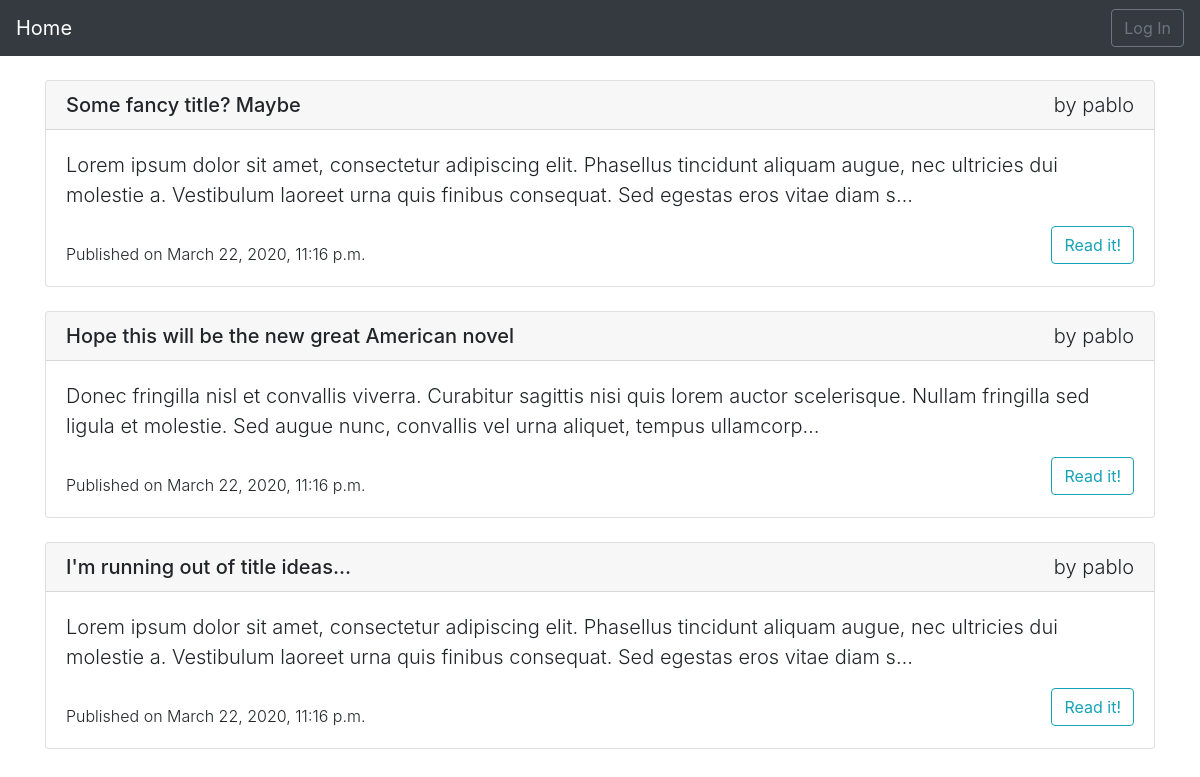
Before: / with the older database file.
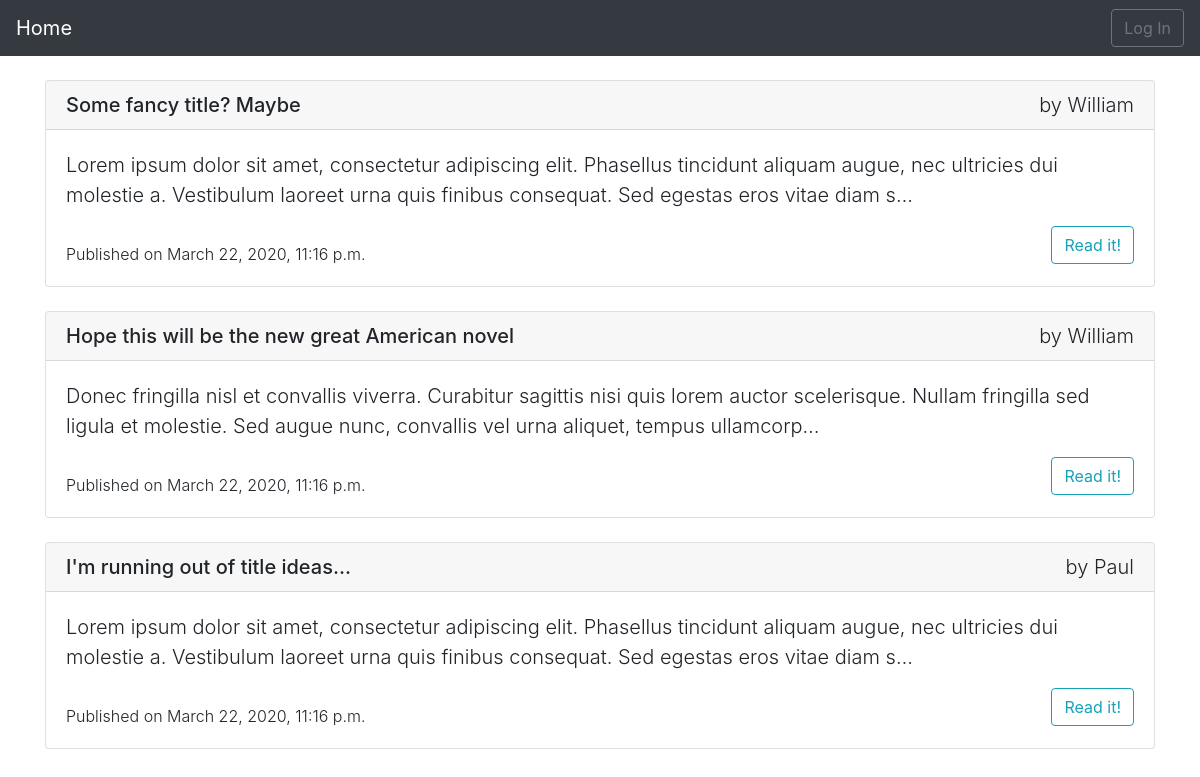
After: the same page with the newer database file.
### blog/models.py (models this page shows, shortened)
class Post(models.Model):
    title = models.CharField(max_length=200)
    author = models.ForeignKey(
        'auth.User',
        on_delete=models.CASCADE
    )
    body = models.TextField()
    date = models.DateTimeField(auto_now_add=True,)

### blog/views.py (the view)
# urls.py: path('', BlogListView.as_view(), name='home'),
class BlogListView(ListView):
	model = Post
	template_name = 'home.html'

### templates/home.html
{% extends 'base.html' %}
{% block content %}
    {% for post in object_list %}
        <div class="card mb-4">
            <h5 class="card-header">
                <div class="float-left">{{ post.title }}</div>
                <div class="float-right font-weight-light">by {{ post.author }}</div>
            </h5>
            <div class="card-body">
                <p class="card-text lead">{{ post.body|truncatechars:200 }}</p>
                <div class="mt-3 float-left font-weight-light">Published on {{ post.date }}</div>
                <a href="{% url 'post_detail' post.pk %}" class="btn btn-outline-info float-right">Read it!</a>
            </div>
        </div>
    {% endfor %}
{% endblock content %}

### templates/base.html (shortened to what this page needs)
{% load static %}
<html>
<head>
    <link rel="stylesheet" href="https://stackpath.bootstrapcdn.com/bootstrap/4.1.3/css/bootstrap.min.css">
</head>
<body>
    <nav class="navbar navbar-expand-md navbar-dark bg-dark mb-4">
        <a class="navbar-brand" href="{% url 'home' %}">Home</a>
        <div class="collapse navbar-collapse" id="navbarCollapse">
            {% if user.is_authenticated %}
                <ul class="navbar-nav ml-auto">
                    <li class="nav-item">
                        <a class="nav-link dropdown-toggle" href="#" id="userMenu" data-toggle="dropdown" aria-haspopup="true" aria-expanded="false">
                            {{ user.username }}
                        </a>
                        <div class="dropdown-menu dropdown-menu-right" aria-labelledby="userMenu">
                            <div class="dropdown-divider"></div>
                            <a class="dropdown-item" href="{% url 'logout' %}">Log Out</a>
                        </div>
                    </li>
                </ul>
            {% else %}
                <form class="form-inline ml-auto mb-auto">
                    <a href="{% url 'login' %}" class="btn btn-outline-secondary">Log In</a>
                </form>
            {% endif %}
        </div>
    </nav>
    <div class="container">
        {% block content %}
        {% endblock content %}
    </div>
</body>
</html>

Changed rows visible on the page:
changed Post "Some fancy title? Maybe": author "pablo" → "William"
changed Post "Hope this will be the new great American novel": author "pablo" → "William"
changed through a linked row, Post "I'm running out of title ideas...": author "pablo" → "Paul"
